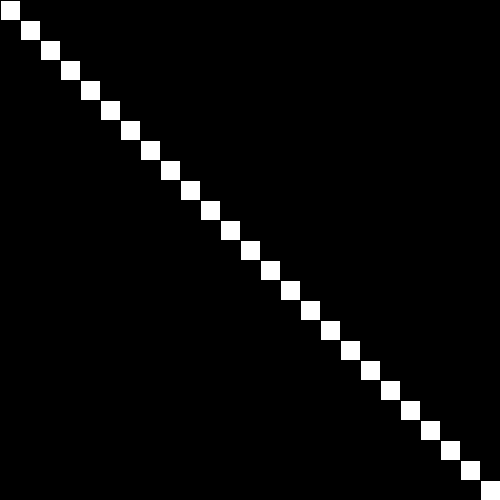
Frame 1 (no input)
Frame 60 (the mouse pressed at the canvas centre just before this capture): identical to frame 1, image omitted
Frame 120 (the mouse held since frame 60 and released just before this capture): identical to frame 1, image omitted

The Processing sketch that drew this single still picture (run headless with seeded random() and noise(); from frame 60 on, the mouse is pressed at the canvas centre):

// Processing sketch: sjones_PP4_1d
// ── sjones_PP4_1d.pde

void setup (){
  size(500,500);

}

void draw (){
  background(0);
 
   
 for(int x =0; x < height; x+=20){

   rect(x,x,20,20);

 }

}
